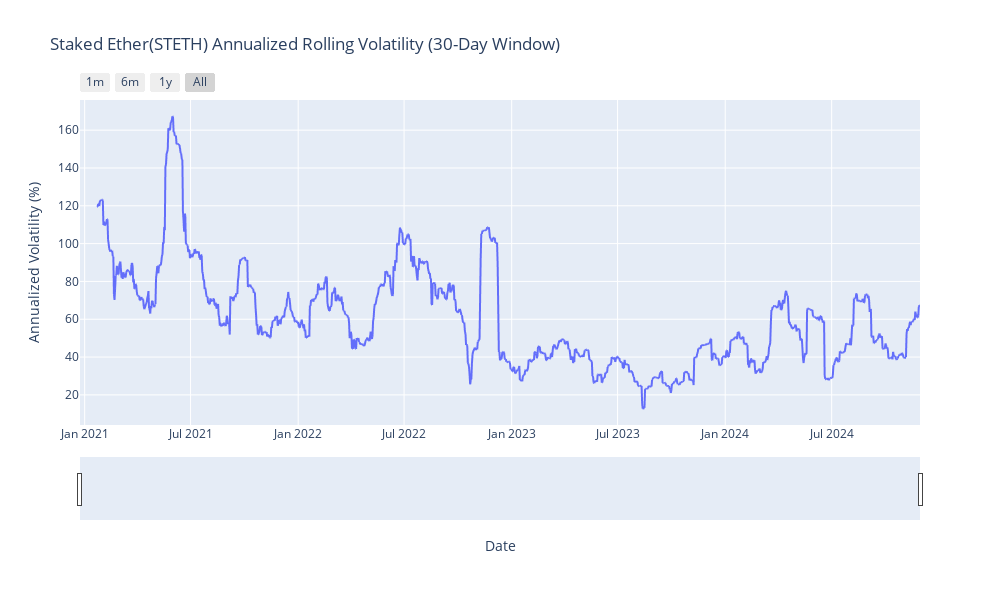

Write notebook code for a chart like this one.
### Code cell
# सुनिश्चित करें कि आपके पास आवश्यक लाइब्रेरीज़ स्थापित हैं:
# pip install plotly pandas numpy

import pandas as pd
import plotly.express as px
import numpy as np

# --- 1. कॉन्फ़िगरेशन और डेटा लोडिंग ---
file_name = "STETH-USD From 2020 To Dec-2024.csv"
WINDOW = 30 # 30-दिन की रोलिंग विंडो
ANNUALIZATION_FACTOR = np.sqrt(252) # वार्षिककरण के लिए कारक (252 ट्रेडिंग दिन)

# त्रुटि समाधान: 'latin-1' एन्कोडिंग का उपयोग करें
try:
    df = pd.read_csv(file_name, encoding='latin-1')
except Exception:
    print("Warning: Could not read file with 'latin-1' encoding. Using default.")
    df = pd.read_csv(file_name) 

df['Date'] = pd.to_datetime(df['Date'])

# --- 2. Log Return की तैयारी और सफाई ---
df['Log Return'] = pd.to_numeric(df['Log Return'], errors='coerce')
df.replace([np.inf, -np.inf], np.nan, inplace=True)
df.dropna(subset=['Log Return'], inplace=True)

# --- 3. रोलिंग अस्थिरता (Rolling Volatility) की गणना ---
# 30-दिन की रोलिंग मानक विचलन (Standard Deviation) की गणना
df['Rolling Volatility (Daily)'] = df['Log Return'].rolling(window=WINDOW).std()

# वार्षिक अस्थिरता (Annualized Volatility) की गणना और प्रतिशत में बदलना
df['Annualized Volatility (%)'] = df['Rolling Volatility (Daily)'] * ANNUALIZATION_FACTOR * 100

# --- 4. प्लॉट बनाना ---
fig = px.line(df,
              x='Date',
              y='Annualized Volatility (%)',
              title=f'Staked Ether(STETH) Annualized Rolling Volatility ({WINDOW}-Day Window)')

# --- 5. लेआउट और ड्रिल-डाउन सुविधाएँ जोड़ना ---
fig.update_xaxes(
    rangeslider_visible=True,
    rangeselector=dict(
        buttons=list([
            dict(count=1, label="1m", step="month", stepmode="backward"),
            dict(count=6, label="6m", step="month", stepmode="backward"),
            dict(count=1, label="1y", step="year", stepmode="backward"),
            dict(step="all", label="All")
        ])
    )
)

fig.update_layout(
    xaxis_title="Date",
    yaxis_title="Annualized Volatility (%)",
    hovermode="x unified",
    width=1000,
    height=600
)

# प्लॉट प्रदर्शित करना
fig.show()

### Figure 1 — Plotly figure (JSON) as saved in the notebook; plotly's stock layout.template omitted (floating-point values rounded to 4 significant figures; data arrays with more than 128 entries replaced by an {"elided": "..."} marker saying what was removed)
{"data": [{"hovertemplate": "Date=%{x}<br>Annualized Volatility (%)=%{y}<extra></extra>", "legendgroup": "", "line": {"color": "#636efa", "dash": "solid"}, "marker": {"symbol": "circle"}, "mode": "lines", "name": "", "showlegend": false, "type": "scattergl", "x": {"elided": "1437 str values"}, "xaxis": "x", "y": {"elided": "1437 float values"}, "yaxis": "y"}], "layout": {"height": 600, "hovermode": "x unified", "legend": {"tracegroupgap": 0}, "title": {"text": "Staked Ether(STETH) Annualized Rolling Volatility (30-Day Window)"}, "width": 1000, "xaxis": {"anchor": "y", "domain": [0, 1], "rangeselector": {"buttons": [{"count": 1, "label": "1m", "step": "month", "stepmode": "backward"}, {"count": 6, "label": "6m", "step": "month", "stepmode": "backward"}, {"count": 1, "label": "1y", "step": "year", "stepmode": "backward"}, {"label": "All", "step": "all"}]}, "rangeslider": {"visible": true}, "title": {"text": "Date"}}, "yaxis": {"anchor": "x", "domain": [0, 1], "title": {"text": "Annualized Volatility (%)"}}}}
